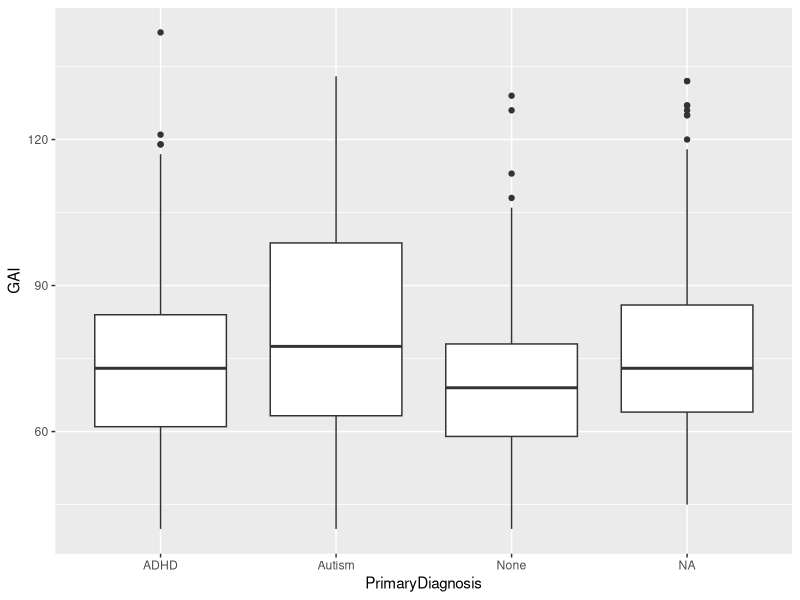
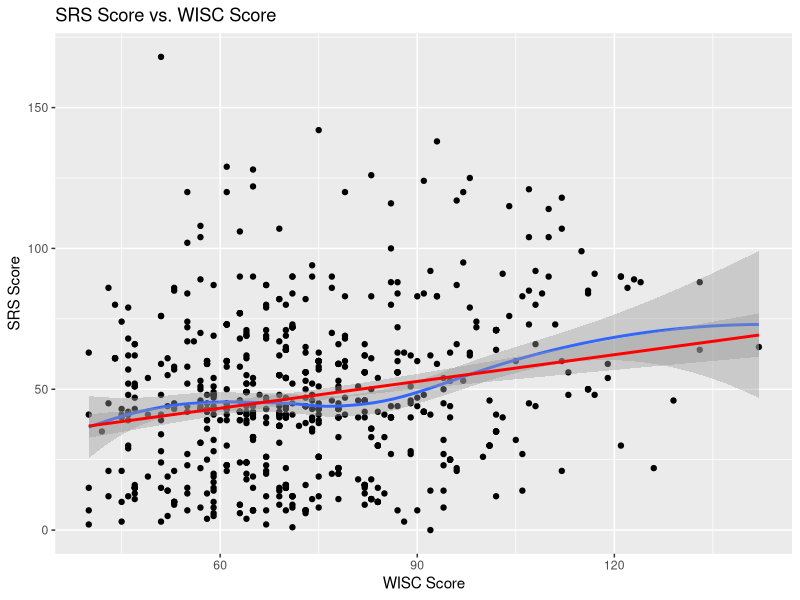
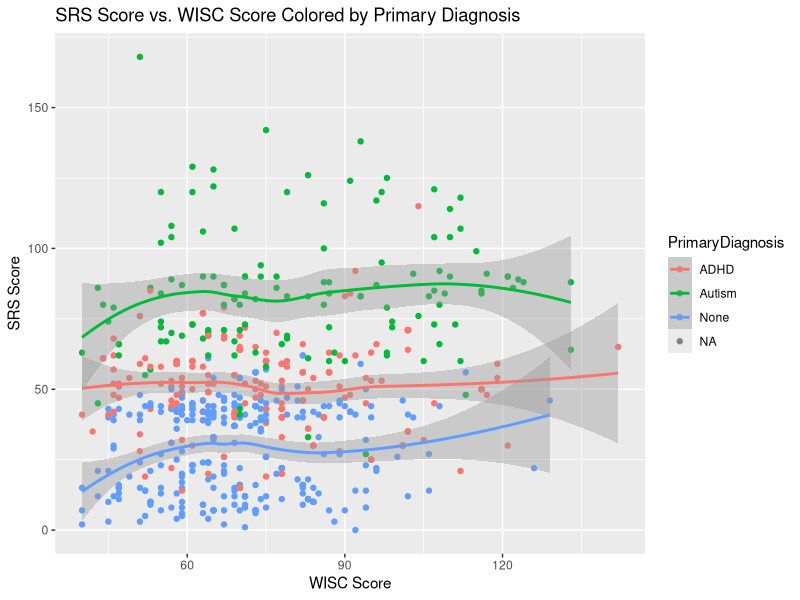
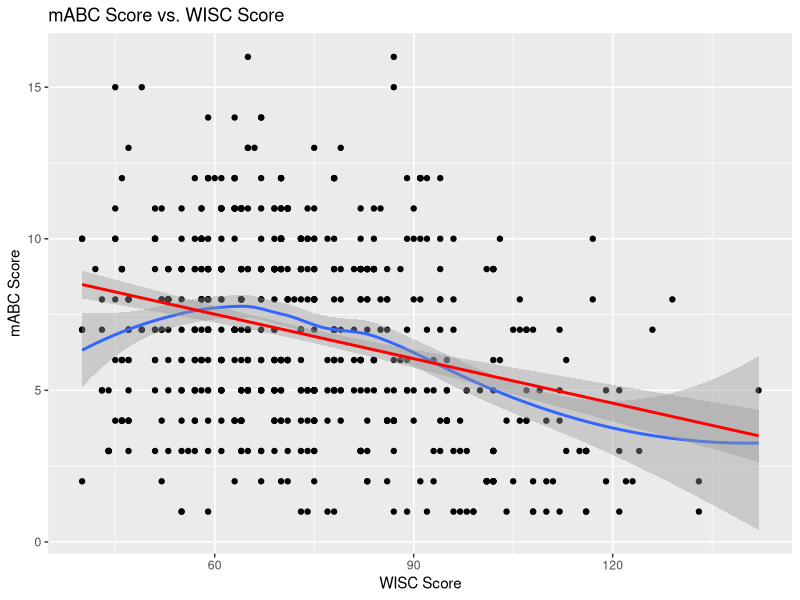
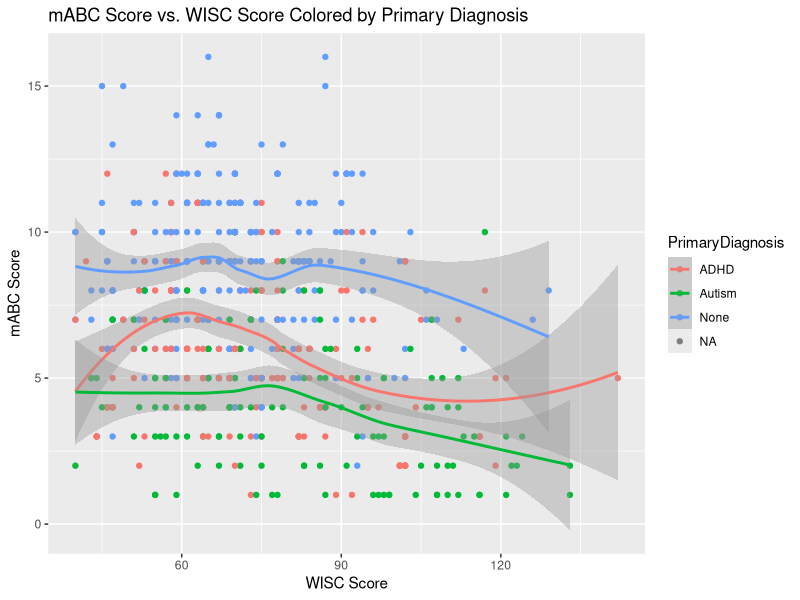
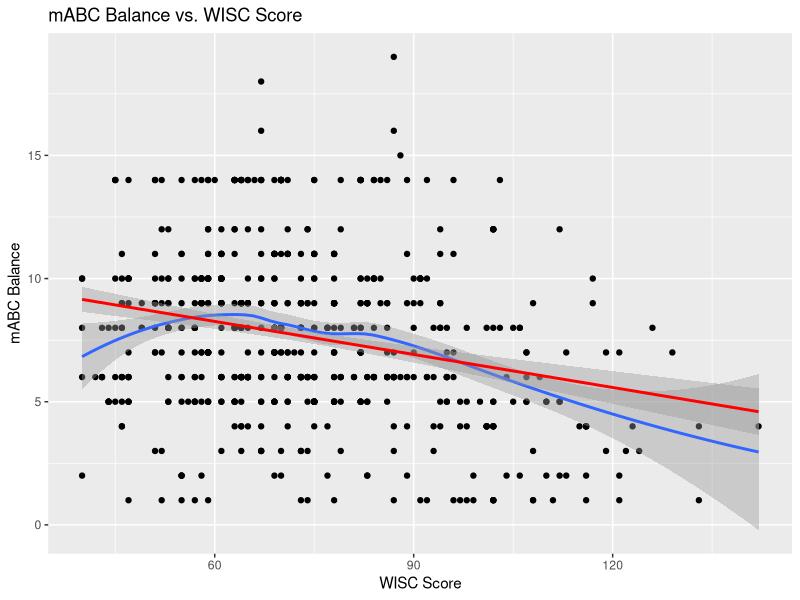
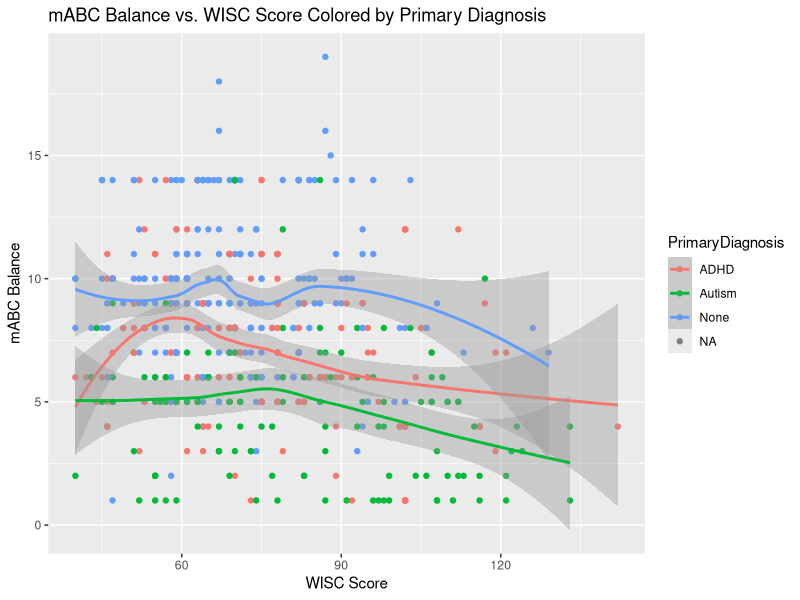
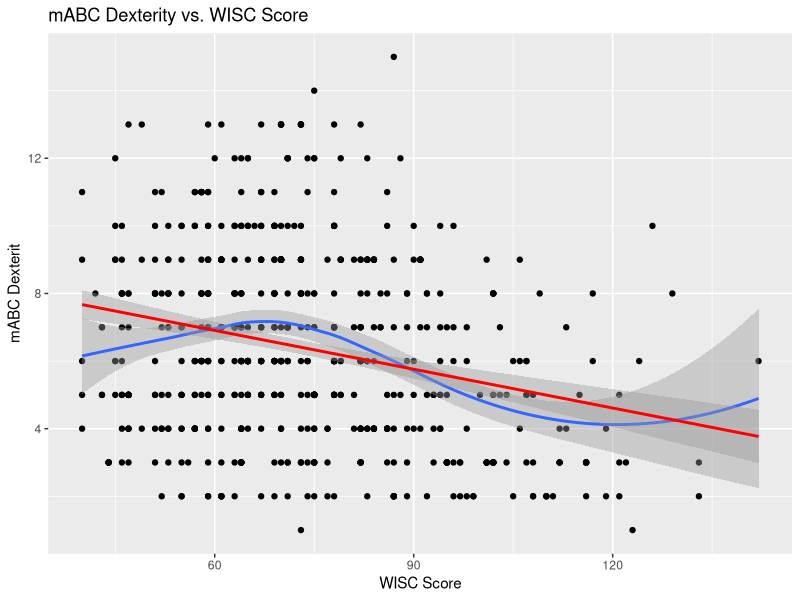

The R script that drew these images, in order:
## ---- chunk 1
library(ggplot2)
library(dplyr)
library(RColorBrewer)
library(gridExtra)
## ---- chunk 2
kki.demo <- read.csv("KKI_demographicInfo.csv")
kki.social <- read.csv("KKI_SocialResponsivenessScaleQuestionnaire.csv")
kki.movement <- read.csv("KKI_movementAssessmentBatteryforChildren.csv")

wisc <- read.csv("KKI_WechslerIntelligenceScaleforChildren.csv")
wisc4GAI <- read.csv("wisc4GAI_lookup.csv")
wisc5GAI <- read.csv("wisc5GAI_lookup.csv")

wisc4 <- filter(wisc, WISC_VERSION == 4)
wisc5 <- filter(wisc, WISC_VERSION == 5)

wisc4 <- wisc4[-c(11:15)]
wisc5 <- wisc5[-c(5:10)]

wisc4 <- filter(wisc4, visit == 1)
wisc5 <- filter(wisc5, visit == 1)

#Calculate composite scores for both WISC versions
wisc4$score <- rowSums(wisc4[,5:10])
wisc5$score <- rowSums(wisc5[,5:9])

#Filter out NA scores
wisc4 <- na.omit(wisc4, cols = "score")
wisc5 <- na.omit(wisc5, cols = "score")

#Convert composite scores to GAI scores for WISC version 4
composite4 = rep(0,length(wisc4[,1]))
for (i in 1:length(wisc4[,1])) {
  composite4[i] <- wisc4GAI[wisc4[i,11]-5,2]
}
wisc4$GAI <- composite4

#Convert composite scores to GAI scores for WISC version 5
composite5 = rep(0,length(wisc5[,1]))
for (i in 1:length(wisc5[,1])) {
  composite5[i] <- wisc5GAI[wisc5[i,10]-4,2]
}
wisc5$GAI <- composite5

#Remove composite scores
wisc4 <- wisc4[-c(2:11)]
wisc5 <- wisc5[-c(2:10)]

#Combine WISC data
wisc.combo <- full_join(wisc4, wisc5, by = c('ID', 'GAI'))
## ---- chunk 3
#Fix odd ID col
colnames(kki.demo)[1] <- "ID"
colnames(kki.social)[1] <- "ID"
colnames(kki.movement)[1] <- "ID"
kki <- merge(kki.demo,kki.social)
kki <- merge(kki,kki.movement)
#Now have all the data in a huge data frame

#Removing N/A values. Mostly removing second visits.
kki <- na.omit(kki)

#Combine kki with WISC version 4 data
kki.wisc <- full_join(kki, wisc.combo, by = 'ID')

#Make new data frames multiple diagnoses, single diagnosis, no diagnosis
kki2 <- filter(kki.wisc, PrimaryDiagnosis != "None",SecondaryDiagnosis ==c("Yes", "No"))
multdia <- filter(kki.wisc, PrimaryDiagnosis != "None", SecondaryDiagnosis =="Yes")
singdia <- filter(kki.wisc, PrimaryDiagnosis != "None" , SecondaryDiagnosis == "No")
nodia <- filter(kki.wisc, PrimaryDiagnosis =="None" , SecondaryDiagnosis =="No")
## ---- chunk 4
kki.hand <-  read.csv("KKI_handedness.csv")
colnames(kki.hand)[1] <- "ID"
kki.wisc <- full_join(kki.wisc, kki.hand, by = 'ID')
## ---- chunk 5
ggplot(data = kki.wisc, aes(x = PrimaryDiagnosis, y = GAI)) + geom_boxplot()
## ---- chunk 6
ggplot(data = kki.wisc, aes(x = GAI, y = SRS_TotalRawScore)) + geom_point() + ggtitle("SRS Score vs. WISC Score") + labs(x = "WISC Score", y = "SRS Score") + geom_smooth() + geom_smooth(method = 'lm', colour = 'red')

ggplot(data = kki.wisc, aes(x = GAI, y = SRS_TotalRawScore, colour = PrimaryDiagnosis)) + geom_point() + ggtitle("SRS Score vs. WISC Score Colored by Primary Diagnosis") + labs(x = "WISC Score", y = "SRS Score") + geom_smooth()
## ---- chunk 7
ggplot(data = kki.wisc, aes(x = GAI, y = mABC_TotalStandardScore)) + geom_point() + ggtitle("mABC Score vs. WISC Score") + labs(x = "WISC Score", y = "mABC Score") + geom_smooth() + geom_smooth(method = 'lm', colour = 'red')

ggplot(data = kki.wisc, aes(x = GAI, y = mABC_TotalStandardScore, colour = PrimaryDiagnosis)) + geom_point() + ggtitle("mABC Score vs. WISC Score Colored by Primary Diagnosis") + labs(x = "WISC Score", y = "mABC Score") + geom_smooth()
## ---- chunk 8
ggplot(data = kki.wisc, aes(x = GAI, y = mABC_Balance.Component.StandardScore)) + geom_point() + ggtitle("mABC Balance vs. WISC Score") + labs(x = "WISC Score", y = "mABC Balance") + geom_smooth() + geom_smooth(method = 'lm', colour = 'red')

ggplot(data = kki.wisc, aes(x = GAI, y = mABC_Balance.Component.StandardScore, colour = PrimaryDiagnosis)) + geom_point() + ggtitle("mABC Balance vs. WISC Score Colored by Primary Diagnosis") + labs(x = "WISC Score", y = "mABC Balance") + geom_smooth()
## ---- chunk 9
ggplot(data = kki.wisc, aes(x = GAI, y = mABC_ManualDexterity.Component.StandardScore)) + geom_point() + ggtitle("mABC Dexterity vs. WISC Score") + labs(x = "WISC Score", y = "mABC Dexterit") + geom_smooth() + geom_smooth(method = 'lm', colour = 'red')

ggplot(data = kki.wisc, aes(x = GAI, y = mABC_ManualDexterity.Component.StandardScore, colour = PrimaryDiagnosis)) + geom_point() + ggtitle("mABC Dexterity vs. WISC Score Colored by Primary Diagnosis") + labs(x = "WISC Score", y = "mABC Dexterity") + geom_smooth()
## ---- chunk 10
ggplot(data = kki.wisc, aes(x = GAI, y = mABC_AimingAndCatching.Component.StandardScore)) + geom_point() + ggtitle("mABC AimingAndCatching vs. WISC Score") + labs(x = "WISC Score", y = "mABC AimingAndCatching") + geom_smooth() + geom_smooth(method = 'lm', colour = 'red')

ggplot(data = kki.wisc, aes(x = GAI, y = mABC_AimingAndCatching.Component.StandardScore, colour = PrimaryDiagnosis)) + geom_point() + ggtitle("mABC AimingAndCatching vs. WISC Score Colored by Primary Diagnosis") + labs(x = "WISC Score", y = "mABC AimingAndCatching") + geom_smooth()
## ---- chunk 11
Move.Age <- ggplot(data = kki.wisc, aes(x = mABC_AGE, y = GAI, colour = PrimaryDiagnosis)) + geom_point(alpha = .3) + geom_jitter() + geom_smooth() + theme(legend.position = 'none')
#low correlation between age and motor skills in all 
# groups
## ---- chunk 12
SRS.Age <- ggplot(data = kki.wisc, aes(x = SRS_AGE, y = GAI, colour = PrimaryDiagnosis)) + geom_point(alpha = .3) + geom_jitter() + geom_smooth() + theme(legend.position = 'none')
#again no real relationship
## ---- chunk 13
grid.arrange(Move.Age,SRS.Age, nrow = 1)
## ---- chunk 14
#SRS ~ mABC, .2658
lm1 <- lm(SRS_TotalRawScore ~ mABC_TotalStandardScore, data = kki.wisc)
#summary(lm1)

#SRS ~ mABC + WISC, .268
lm2 <- lm(SRS_TotalRawScore ~ mABC_TotalStandardScore + GAI, data = kki.wisc)
#summary(lm2)

#SRS ~ mABC + WISC, .2717
lm3 <- lm(SRS_TotalRawScore ~ mABC_TotalStandardScore + GAI + SRS_AGE, data = kki.wisc)
#summary(lm3)

#Multiple Diagnoses: SRS ~ mABC, .05596
lm1 <- lm(SRS_TotalRawScore ~ mABC_TotalStandardScore, data = multdia)
#summary(lm1)

#Multiple Diagnoses: SRS ~ mABC + WISC, .06019
lm2 <- lm(SRS_TotalRawScore ~ mABC_TotalStandardScore + GAI, data = multdia)
#summary(lm2)

#Single Diagnosis: SRS ~ mABC, .1625
lm1 <- lm(SRS_TotalRawScore ~ mABC_TotalStandardScore, data = singdia)
#summary(lm1)

#Single Diagnosis: SRS ~ mABC + WISC, .1499
lm2 <- lm(SRS_TotalRawScore ~ mABC_TotalStandardScore + GAI, data = singdia)
#summary(lm2)

#No Diagnosis: SRS ~ mABC, -.001383
lm1 <- lm(SRS_TotalRawScore ~ mABC_TotalStandardScore, data = nodia)
#summary(lm1)

#No Diagnosis: SRS ~ mABC + WISC, 0.009215
lm2 <- lm(SRS_TotalRawScore ~ mABC_TotalStandardScore + GAI, data = nodia)
#summary(lm2)

#kki2: SRS ~ mABC, 0.1143
lm1 <- lm(SRS_TotalRawScore ~ mABC_TotalStandardScore, data = kki2)
#summary(lm1)

#kki2: SRS ~ mABC + WISC, .09214
lm2 <- lm(SRS_TotalRawScore ~ mABC_TotalStandardScore + GAI, data = kki2)
#summary(lm2)
## ---- chunk 15
#Autism
aut <- filter(kki.wisc, PrimaryDiagnosis == "Autism")

#No Secondary Diagnosis
no <- filter(aut, SecondaryDiagnosis =="No")
#One Secondary Diagnosis
yes <- filter(aut, SecondaryDiagnosis =="Yes")

lm <- lm(SRS_TotalRawScore ~ mABC_TotalStandardScore, data = aut)
#Adjusted R^2: -.00652
lm2 <- lm(SRS_TotalRawScore ~ mABC_TotalStandardScore + GAI, data = aut)
#Adjusted R^2: -.00746
lm3 <- lm(SRS_TotalRawScore ~ mABC_TotalStandardScore + GAI + SRS_AGE + Gender, data = aut)
#Adjusted R^2: -.01883

lmNo <- lm(SRS_TotalRawScore ~ mABC_TotalStandardScore + GAI + SRS_AGE + Gender + SRS_VERSION, data = no)
#Adjusted R^2: .01758
summary(lmNo)
lmYes <- lm(SRS_TotalRawScore ~ mABC_TotalStandardScore + GAI + SRS_AGE + Gender, data = yes)
#Adjusted R^2: -.00241

lmNo <- lm(SRS_TotalRawScore ~ mABC_Balance.Component.StandardScore + GAI + SRS_AGE + Gender, data = no)
#Adjusted R^2: -0.03923
lmYes <- lm(SRS_TotalRawScore ~ mABC_Balance.Component.StandardScore + GAI + SRS_AGE + Gender, data = yes)
#Adjusted R^2: 0.007135


